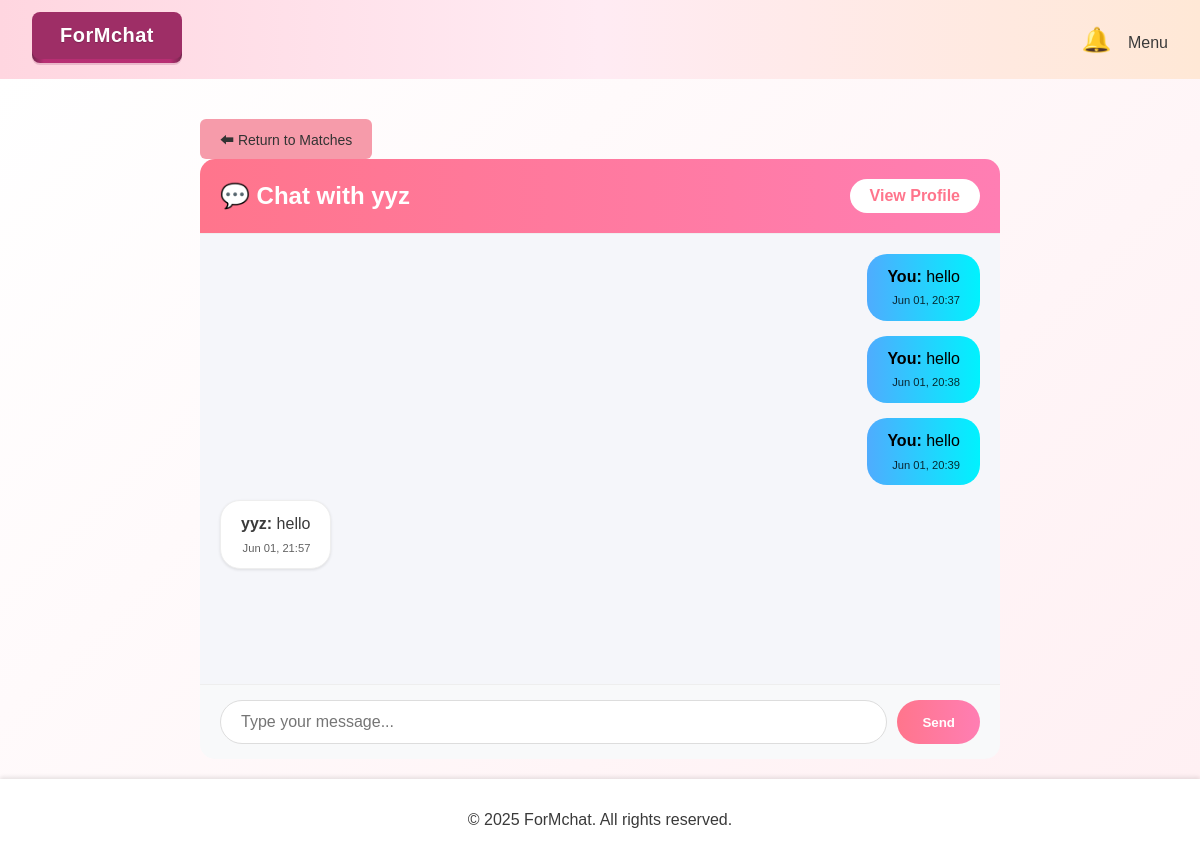
The app's page /chat/1 (signed in) with its own data.
### app.py (models this page shows)
class User(db.Model):
    __tablename__ = 'user'
    id = db.Column(db.Integer, primary_key=True)
    username = db.Column(db.String(100), nullable=False)
    email = db.Column(db.String(120), unique=True, nullable=False)
    password = db.Column(db.String(200), nullable=False)
    is_verified = db.Column(db.Boolean, default=False)
    verification_status = db.Column(db.String(100), default="Pending Approval")
    age = db.Column(db.Integer)
    race = db.Column(db.String(50))
    faculty = db.Column(db.String(50))
    sex = db.Column(db.String(10))
    bio = db.Column(db.Text)
    location = db.Column(db.String(100))
    avatar = db.Column(db.String(200), default=app.config['DEFAULT_AVATAR_PATH'])
    likes_received = db.relationship("Like", foreign_keys="Like.target_user_id", backref="target_user")
    loves_received = db.relationship("Love", foreign_keys="Love.target_user_id", backref="target_user")
    sent_messages = db.relationship('Message', foreign_keys='Message.sender_id', backref='sender')
    received_messages = db.relationship('Message', foreign_keys='Message.receiver_id', backref='receiver')
    last_login = db.Column(db.DateTime, default=datetime.utcnow)
    login_count = db.Column(db.Integer, default=0)

class Message(db.Model):
    __tablename__ = 'messages'
    id = db.Column(db.Integer, primary_key=True)
    sender_id = db.Column(db.Integer, db.ForeignKey('user.id'))
    receiver_id = db.Column(db.Integer, db.ForeignKey('user.id'))
    message = db.Column(db.Text)
    timestamp = db.Column(db.DateTime, default=datetime.now)

### app.py (the view, shortened to what this page needs)
@app.route('/chat/<int:other_user_id>', methods=['GET', 'POST'])
def chat(other_user_id):
    if 'user_id' not in session:
        return redirect(url_for('login'))
    current_user = User.query.get_or_404(session['user_id'])
    other_user = User.query.get_or_404(other_user_id)
    chat_history = Message.query.filter(
        ((Message.sender_id == current_user.id) & (Message.receiver_id == other_user.id)) |
        ((Message.sender_id == other_user.id) & (Message.receiver_id == current_user.id))
    ).order_by(Message.timestamp.asc()).all()
    return render_template(
        'chat.html',
        other_user=other_user,
        chat_history=chat_history
    )

### app.py (called while the page is built)
@app.before_request
def before_request():
    if 'session_id' not in session:
        session['session_id'] = secrets.token_hex(16)

def generate_csrf_token():
    if 'csrf_token' not in session:
        session['csrf_token'] = secrets.token_hex(16)
    return session['csrf_token']

@app.context_processor
def inject_user_and_notifications():
    user = None
    unread_count = 0
    if 'user_id' in session:
        user_id = session['user_id']
        user = User.query.get(user_id)
        unread_count = Notification.query.filter_by(user_id=user_id, is_read=False).count()
    return dict(user=user, unread_count=unread_count)

@app.context_processor   #pass current_user to render_template() again and always available in base.html
def inject_current_user():
    user_id = session.get('user_id')
    if user_id:
        current_user = User.query.get(user_id)
        return dict(current_user=current_user)
    return dict(current_user=None)

### ash/templates/chat.html (shortened to what this page needs)
{% extends "base.html" %}
{% block content %}
<div class="body-color">
    <div class="chat-container">
        <a href="{{ url_for('show_matches', user_id=other_user.id) }}" style="text-decoration: none;">
      <button style="padding: 10px 20px;">⬅ Return to Matches</button>
      </a>
        <div class="chat-header">
            <h2>💬 Chat with {{ other_user.username }}</h2>
            <a class="profile-btn" href="{{ url_for('userprofile-page', user_id=other_user.id) }}">
                View Profile
            </a>
        </div>
        <div class="chat-box" id="message-container">
            {% for msg in chat_history %}
                <div class="message {% if msg.sender_id == user.id %}you{% endif %}">
                    <div class="message-content">
                        <strong>{{ "You" if msg.sender_id == user.id else other_user.username }}:</strong>
                        <span>{{ msg.message }}</span>
                    </div>
                    <div class="timestamp">
                        {{ msg.timestamp.strftime('%b %d, %H:%M') }}
                    </div>
                </div>
            {% endfor %}
        </div>
        <form method="post" class="chat-form">
            <input type="text" name="message" class="message-input" placeholder="Type your message..." required>
            <button type="submit" class="send-btn">Send</button>
        </form>
    </div>
</div>
{% endblock %}

### frontend/static/css/style.css (style rules this page uses)
body { font-family: 'Arial', sans-serif; margin: 0; padding: 0; background-color: #FFD3B6; color: #3A3A3A; display: flex; flex-direction: column; min-height: 100vh; }
.body-color { flex: 1; display: flex; flex-direction: column; padding: 20px 0; background: linear-gradient(135deg, #ffffff 0%,#fff0f3 100% ); height: calc(100vh - 140px); }
a button { margin-top: 20px; background-color: #f69baa; color: #333; padding: 10px 20px; border: none; border-radius: 6px; cursor: pointer; font-size: 14px; }
button { position: relative; border: none; background: transparent; padding: 0; outline: none; cursor: pointer; font-family: sans-serif; }
input, textarea, select { padding: 0.8rem; border: 2px solid #ff99ac; border-radius: 8px; font-size: 1rem; transition: border-color 0.3s; }
body { background-color: #f8f9fa; }
.chat-container { flex: 1; display: flex; flex-direction: column; margin: 0 auto; width: 95%; max-width: 800px; height: calc(100vh - 140px); }
.chat-header { padding: 20px; background: linear-gradient(to right, #ff758c, #ff7eb3); border-bottom: 1px solid #eee; display: flex; justify-content: space-between; align-items: center; border-radius: 15px 15px 0 0; color: white; }
.chat-header h2 { margin: 0; font-size: 1.5rem; }
.profile-btn { background: white; color: #ff758c !important; padding: 8px 20px; border-radius: 20px; text-decoration: none; transition: all 0.3s ease; font-weight: 600; }
.chat-box { flex: 1; padding: 20px; overflow-y: auto; display: flex; flex-direction: column; gap: 15px; background: #f5f6fa; }
.message { max-width: 70%; padding: 12px 20px; border-radius: 20px; position: relative; animation: fadeIn 0.3s ease; line-height: 1.4; }
.message.you { background: linear-gradient(to right, #4facfe, #00f2fe); color: rgb(0, 0, 0); align-self: flex-end; }
.message:not(.you) { background: white; border: 1px solid #eee; align-self: flex-start; box-shadow: 0 1px 3px rgba(0,0,0,0.1); }
.message-content { word-break: break-word; }
.timestamp { font-size: 0.7rem; opacity: 0.8; margin-top: 5px; display: block; text-align: right; }
.chat-form { padding: 15px 20px; background: #f8f9fa; border-top: 1px solid #eee; display: flex; gap: 10px; border-radius: 0 0 15px 15px; }
.message-input { flex: 1; padding: 12px 20px; border: 1px solid #ddd; border-radius: 25px; font-size: 1rem; transition: all 0.3s ease; }
.send-btn { background: linear-gradient(to right, #ff758c, #ff7eb3); color: white; border: none; padding: 12px 25px; border-radius: 25px; cursor: pointer; transition: all 0.3s ease; font-weight: 600; }

### records on screen
User: username "yyz"
Message: sender_id "You", message "hello", timestamp "Jun 01, 20:37"
Message: sender_id "You", message "hello", timestamp "Jun 01, 20:38"
Message: sender_id "You", message "hello", timestamp "Jun 01, 20:39"
Message: message "hello", timestamp "Jun 01, 21:57"
